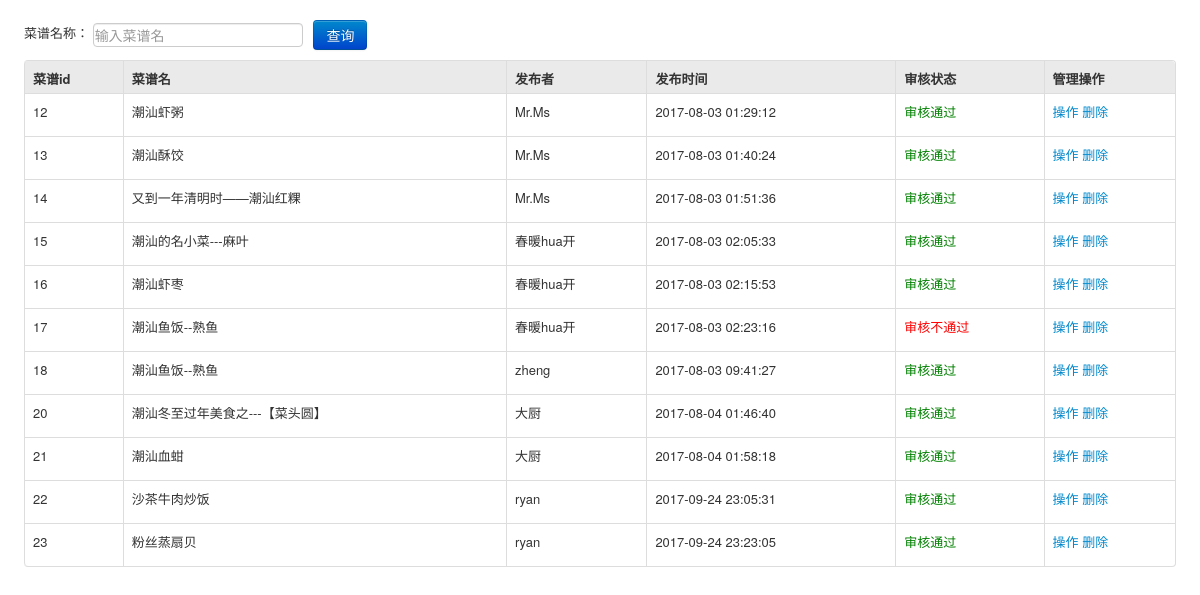
Screenshot of /admin/Menu/index.php with the database file from the repository.
### tables this page shows
CREATE TABLE IF NOT EXISTS `food` (
  `id` int(10) NOT NULL AUTO_INCREMENT,
  `publish_id` int(10) NOT NULL,
  `food_name` varchar(255) NOT NULL,
  `descript` text NOT NULL,
  `difficult` varchar(40) NOT NULL,
  `taste` varchar(40) NOT NULL,
  `gyi` varchar(40) NOT NULL,
  `used_time` varchar(40) NOT NULL,
  `area` varchar(40) NOT NULL,
  `main_ingredient` varchar(255) NOT NULL,
  `other_ingredient` varchar(255) NOT NULL,
  `trick` text NOT NULL,
  `created_at` datetime NOT NULL,
  `view_count` int(255) NOT NULL DEFAULT '0',
  `exam` int(255) NOT NULL DEFAULT '0',
  `check_text` varchar(255) DEFAULT NULL,
  PRIMARY KEY (`id`),
  KEY `food_publish_id` (`publish_id`)
);

CREATE TABLE IF NOT EXISTS `personal_info` (
  `id` int(10) NOT NULL AUTO_INCREMENT,
  `name` varchar(255) NOT NULL,
  `password_digest` char(40) NOT NULL,
  `head_img` varchar(255) NOT NULL DEFAULT '../assets/img/default.jpg',
  `sex` char(4) NOT NULL DEFAULT '男',
  `hometown_city` varchar(40) NOT NULL DEFAULT '汕头',
  `hometown_province` varchar(40) NOT NULL DEFAULT '潮汕',
  `email` varchar(255) NOT NULL,
  `personal_write` varchar(255) DEFAULT NULL,
  `created_at` datetime NOT NULL,
  `updated_at` datetime NOT NULL,
  PRIMARY KEY (`id`)
);

### admin/models/admin.php (called while the page is built, shortened)
<?php
  function food_show($dbc){
  $q="select * from food ";
  $res=$dbc->query($q);
 return $res;
}
function getUserName($dbc,$user_id){
  $q="select name from personal_info where id='$user_id'";
  $r=$dbc->query($q);
  $userName=$r->fetchColumn(0);
  return $userName;
}
 ?>

### admin/Menu/index.php (the view, shortened to what this page needs)
<?php
 require '../../mysql_connect.php';
    require '../models/admin.php';
 ?>
<!DOCTYPE html>
<html>
<head>
    <link rel="stylesheet" type="text/css" href="../Css/bootstrap.css" />
    <link rel="stylesheet" type="text/css" href="../Css/bootstrap-responsive.css" />
    <link rel="stylesheet" type="text/css" href="../Css/style.css" />
</head>
<body>
<form class="form-inline definewidth m20" action="index.php" method="post">
    菜谱名称：
    <input type="text" name="food_name" id="menuname" class="abc input-default" placeholder="输入菜谱名" >&nbsp;&nbsp;
    <button type="submit" class="btn btn-primary">查询</button>
</form>
<table class="table table-bordered table-hover definewidth m10">
    <thead>
    <tr>
        <th>菜谱id</th>
        <th>菜谱名</th>
        <th>发布者</th>
        <th>发布时间</th>
        <th>审核状态</th>
        <th>管理操作</th>
    </tr>
    </thead>
<?php if ($_SERVER['REQUEST_METHOD'] == 'POST') {
        if(!empty($_POST['food_name'])){
            $food_name=$_POST['food_name'];
            $food_search_res=food_search($dbc,$food_name);
            foreach($food_search_res as $food_search_row){ ?>
             <tr>
                <td><?php echo $food_search_row['id']; ?></td>
                <td><?php echo $food_search_row['food_name']; ?></td>
                <td><?php echo getUserName($dbc,$food_search_row['publish_id']);  ?></td>
                <td><?php echo $food_search_row['created_at']; ?></td>
                <td><?php  if($food_search_row['exam']==1){echo "<p style='color:green;'>审核通过</p>";}elseif($food_search_row['exam']==0){echo "<p style='color:blue;'>等待审核中</p>";}else{echo "<p style='color:red;'>审核不通过</p>";} ?></td>
                <td><a href="edit.php?check=<?php echo $food_search_row['id']; ?>">操作</a>
                </td>
            </tr>
            <?php  }?>
      <?php   }
 }else{ ?>
    <?php $res=food_show($dbc); foreach($res as $row){ ?>
        <tr>
                <td><?php echo $row['id']; ?></td>
                <td><?php echo $row['food_name']; ?></td>
                <td><?php echo getUserName($dbc,$row['publish_id']);  ?></td>
                <td><?php echo $row['created_at']; ?></td>
                <td><?php  if($row['exam']==1){echo "<p style='color:green;'>审核通过</p>";}elseif($row['exam']==0){echo "<p style='color:blue;'>等待审核中</p>";}else{echo "<p style='color:red;'>审核不通过</p>";} ?></td>
                <td><a href="edit.php?check=<?php echo $row['id']; ?>">操作</a>
                <a href="index.php?action=del&food_id=<?php echo $row['id']; ?>">删除</a>
                </td>
            </tr>
            <?php } }?>
            </table>
</body>
</html>

### admin/Css/style.css (style rules this page uses)
body { font-size: 13px; }
select, textarea, input[type="text"], input[type="password"], input[type="datetime"], input[type="datetime-local"], input[type="date"], input[type="month"], input[type="time"], input[type="week"], input[type="number"], input[type="email"], input[type="url"], input[type="search"], input[type="tel"], input[type="color"], .uneditable-input { padding: 1px; }
form { margin: 0 0 5px; }
.table td, .table th { padding-top: 8px; padding-bottom: 4px; line-height:20ppx; }
.table th { background-color:#eaeaea; }
.definewidth { width:96%; margin:auto; }
.m10 { margin-top:10px; }
.m20 { padding-top:20px; }

### admin/Menu/index.php (style rules this page uses)
body { padding-bottom: 40px; }

### rows the page displays
food: id "12", food_name "潮汕虾粥", publish.name "Mr.Ms", created_at "2017-08-03 01:29:12", exam "审核通过"
food: id "13", food_name "潮汕酥饺", publish.name "Mr.Ms", created_at "2017-08-03 01:40:24", exam "审核通过"
food: id "14", food_name "又到一年清明时——潮汕红粿", publish.name "Mr.Ms", created_at "2017-08-03 01:51:36", exam "审核通过"
food: id "15", food_name "潮汕的名小菜---麻叶", publish.name "春暖hua开", created_at "2017-08-03 02:05:33", exam "审核通过"
food: id "16", food_name "潮汕虾枣", publish.name "春暖hua开", created_at "2017-08-03 02:15:53", exam "审核通过"
food: id "17", food_name "潮汕鱼饭--熟鱼", publish.name "春暖hua开", created_at "2017-08-03 02:23:16", exam "审核不通过"
food: id "18", food_name "潮汕鱼饭--熟鱼", publish.name "zheng", created_at "2017-08-03 09:41:27", exam "审核通过"
food: id "20", food_name "潮汕冬至过年美食之---【菜头圆】", publish.name "大厨", created_at "2017-08-04 01:46:40", exam "审核通过"
food: id "21", food_name "潮汕血蚶", publish.name "大厨", created_at "2017-08-04 01:58:18", exam "审核通过"
food: id "22", food_name "沙茶牛肉炒饭", publish.name "ryan", created_at "2017-09-24 23:05:31", exam "审核通过"
food: id "23", food_name "粉丝蒸扇贝", publish.name "ryan", created_at "2017-09-24 23:23:05", exam "审核通过"
